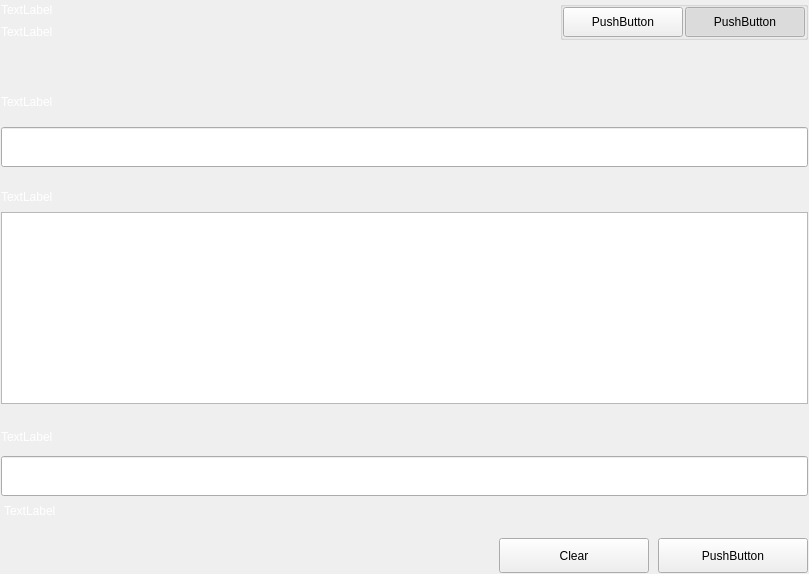
<?xml version="1.0" encoding="UTF-8"?>
<ui version="4.0">
 <class>SettingsSignMessageWidgets</class>
 <widget class="QWidget" name="SettingsSignMessageWidgets">
  <property name="geometry">
   <rect>
    <x>0</x>
    <y>0</y>
    <width>809</width>
    <height>574</height>
   </rect>
  </property>
  <property name="windowTitle">
   <string>Form</string>
  </property>
  <layout class="QVBoxLayout" name="verticalLayout">
   <property name="spacing">
    <number>0</number>
   </property>
   <property name="leftMargin">
    <number>0</number>
   </property>
   <property name="topMargin">
    <number>0</number>
   </property>
   <property name="rightMargin">
    <number>0</number>
   </property>
   <property name="bottomMargin">
    <number>0</number>
   </property>
   <item>
    <widget class="QWidget" name="left" native="true">
     <layout class="QVBoxLayout" name="verticalLayout_3">
      <property name="leftMargin">
       <number>0</number>
      </property>
      <property name="topMargin">
       <number>0</number>
      </property>
      <property name="rightMargin">
       <number>0</number>
      </property>
      <property name="bottomMargin">
       <number>0</number>
      </property>
      <item>
       <widget class="QWidget" name="container_sign" native="true">
        <layout class="QVBoxLayout" name="verticalLayout_2">
         <property name="spacing">
          <number>0</number>
         </property>
         <property name="leftMargin">
          <number>1</number>
         </property>
         <property name="topMargin">
          <number>1</number>
         </property>
         <property name="rightMargin">
          <number>1</number>
         </property>
         <property name="bottomMargin">
          <number>1</number>
         </property>
         <item>
          <layout class="QHBoxLayout" name="horizontalLayout_3" stretch="3,1">
           <property name="spacing">
            <number>5</number>
           </property>
           <item>
            <layout class="QVBoxLayout" name="verticalLayoutTitle">
             <property name="spacing">
              <number>5</number>
             </property>
             <item>
              <widget class="QLabel" name="labelTitle">
               <property name="styleSheet">
                <string notr="true">color:white;</string>
               </property>
               <property name="text">
                <string>TextLabel</string>
               </property>
              </widget>
             </item>
             <item>
              <widget class="QLabel" name="labelSubtitle1">
               <property name="minimumSize">
                <size>
                 <width>550</width>
                 <height>0</height>
                </size>
               </property>
               <property name="maximumSize">
                <size>
                 <width>550</width>
                 <height>16777215</height>
                </size>
               </property>
               <property name="styleSheet">
                <string notr="true">color:white;</string>
               </property>
               <property name="text">
                <string>TextLabel</string>
               </property>
               <property name="wordWrap">
                <bool>true</bool>
               </property>
              </widget>
             </item>
            </layout>
           </item>
           <item alignment="Qt::AlignRight|Qt::AlignTop">
            <widget class="QWidget" name="containerSwitch" native="true">
             <property name="styleSheet">
              <string notr="true">#containerSwitch{
	padding-top:9px;
}</string>
             </property>
             <layout class="QVBoxLayout" name="verticalLayout_6">
              <property name="spacing">
               <number>4</number>
              </property>
              <property name="leftMargin">
               <number>0</number>
              </property>
              <property name="topMargin">
               <number>0</number>
              </property>
              <property name="rightMargin">
               <number>0</number>
              </property>
              <property name="bottomMargin">
               <number>0</number>
              </property>
              <item alignment="Qt::AlignRight">
               <widget class="QGroupBox" name="groupBox">
                <property name="sizePolicy">
                 <sizepolicy hsizetype="Fixed" vsizetype="Preferred">
                  <horstretch>0</horstretch>
                  <verstretch>0</verstretch>
                 </sizepolicy>
                </property>
                <property name="title">
                 <string/>
                </property>
                <property name="alignment">
                 <set>Qt::AlignRight|Qt::AlignTop|Qt::AlignTrailing</set>
                </property>
                <layout class="QHBoxLayout" name="horizontalLayout_4">
                 <property name="spacing">
                  <number>2</number>
                 </property>
                 <property name="leftMargin">
                  <number>0</number>
                 </property>
                 <property name="topMargin">
                  <number>0</number>
                 </property>
                 <property name="rightMargin">
                  <number>0</number>
                 </property>
                 <property name="bottomMargin">
                  <number>0</number>
                 </property>
                 <item>
                  <widget class="QPushButton" name="pushSign">
                   <property name="minimumSize">
                    <size>
                     <width>120</width>
                     <height>30</height>
                    </size>
                   </property>
                   <property name="maximumSize">
                    <size>
                     <width>120</width>
                     <height>30</height>
                    </size>
                   </property>
                   <property name="text">
                    <string>PushButton</string>
                   </property>
                   <property name="checkable">
                    <bool>true</bool>
                   </property>
                   <property name="autoExclusive">
                    <bool>true</bool>
                   </property>
                  </widget>
                 </item>
                 <item>
                  <widget class="QPushButton" name="pushVerify">
                   <property name="minimumSize">
                    <size>
                     <width>120</width>
                     <height>30</height>
                    </size>
                   </property>
                   <property name="maximumSize">
                    <size>
                     <width>120</width>
                     <height>30</height>
                    </size>
                   </property>
                   <property name="text">
                    <string>PushButton</string>
                   </property>
                   <property name="checkable">
                    <bool>true</bool>
                   </property>
                   <property name="checked">
                    <bool>true</bool>
                   </property>
                   <property name="autoExclusive">
                    <bool>true</bool>
                   </property>
                  </widget>
                 </item>
                </layout>
               </widget>
              </item>
             </layout>
            </widget>
           </item>
          </layout>
         </item>
         <item>
          <spacer name="verticalSpacer_2">
           <property name="orientation">
            <enum>Qt::Vertical</enum>
           </property>
           <property name="sizeType">
            <enum>QSizePolicy::MinimumExpanding</enum>
           </property>
           <property name="sizeHint" stdset="0">
            <size>
             <width>20</width>
             <height>30</height>
            </size>
           </property>
          </spacer>
         </item>
         <item>
          <widget class="QWidget" name="containerAddress" native="true">
           <property name="sizePolicy">
            <sizepolicy hsizetype="Preferred" vsizetype="Fixed">
             <horstretch>0</horstretch>
             <verstretch>0</verstretch>
            </sizepolicy>
           </property>
           <layout class="QVBoxLayout" name="verticalLayout_5" stretch="0,0">
            <property name="spacing">
             <number>15</number>
            </property>
            <property name="leftMargin">
             <number>0</number>
            </property>
            <property name="topMargin">
             <number>0</number>
            </property>
            <property name="rightMargin">
             <number>0</number>
            </property>
            <property name="bottomMargin">
             <number>0</number>
            </property>
            <item>
             <widget class="QLabel" name="labelSubtitleAddress">
              <property name="minimumSize">
               <size>
                <width>0</width>
                <height>20</height>
               </size>
              </property>
              <property name="maximumSize">
               <size>
                <width>16777215</width>
                <height>20</height>
               </size>
              </property>
              <property name="styleSheet">
               <string notr="true">color:white;</string>
              </property>
              <property name="text">
               <string>TextLabel</string>
              </property>
             </widget>
            </item>
            <item>
             <widget class="QLineEdit" name="addressIn_SM">
              <property name="minimumSize">
               <size>
                <width>0</width>
                <height>40</height>
               </size>
              </property>
              <property name="maximumSize">
               <size>
                <width>16777215</width>
                <height>40</height>
               </size>
              </property>
             </widget>
            </item>
           </layout>
          </widget>
         </item>
         <item>
          <spacer name="verticalSpacer_3">
           <property name="orientation">
            <enum>Qt::Vertical</enum>
           </property>
           <property name="sizeType">
            <enum>QSizePolicy::Fixed</enum>
           </property>
           <property name="sizeHint" stdset="0">
            <size>
             <width>20</width>
             <height>20</height>
            </size>
           </property>
          </spacer>
         </item>
         <item>
          <layout class="QVBoxLayout" name="verticalLayout_9">
           <property name="spacing">
            <number>5</number>
           </property>
           <item>
            <widget class="QLabel" name="labelSubtitleMessage">
             <property name="minimumSize">
              <size>
               <width>0</width>
               <height>20</height>
              </size>
             </property>
             <property name="maximumSize">
              <size>
               <width>16777215</width>
               <height>20</height>
              </size>
             </property>
             <property name="styleSheet">
              <string notr="true">color:white;</string>
             </property>
             <property name="text">
              <string>TextLabel</string>
             </property>
            </widget>
           </item>
           <item>
            <widget class="QPlainTextEdit" name="messageIn_SM">
             <property name="minimumSize">
              <size>
               <width>0</width>
               <height>0</height>
              </size>
             </property>
             <property name="maximumSize">
              <size>
               <width>16777215</width>
               <height>16777215</height>
              </size>
             </property>
            </widget>
           </item>
          </layout>
         </item>
         <item>
          <spacer name="verticalSpacer_4">
           <property name="orientation">
            <enum>Qt::Vertical</enum>
           </property>
           <property name="sizeType">
            <enum>QSizePolicy::Fixed</enum>
           </property>
           <property name="sizeHint" stdset="0">
            <size>
             <width>20</width>
             <height>20</height>
            </size>
           </property>
          </spacer>
         </item>
         <item>
          <widget class="QWidget" name="widget" native="true">
           <property name="minimumSize">
            <size>
             <width>0</width>
             <height>75</height>
            </size>
           </property>
           <property name="maximumSize">
            <size>
             <width>16777215</width>
             <height>16777215</height>
            </size>
           </property>
           <layout class="QVBoxLayout" name="verticalLayout_4">
            <property name="leftMargin">
             <number>0</number>
            </property>
            <property name="topMargin">
             <number>0</number>
            </property>
            <property name="rightMargin">
             <number>0</number>
            </property>
            <property name="bottomMargin">
             <number>0</number>
            </property>
            <item>
             <widget class="QLabel" name="labelSubtitleSignature">
              <property name="minimumSize">
               <size>
                <width>0</width>
                <height>20</height>
               </size>
              </property>
              <property name="maximumSize">
               <size>
                <width>16777215</width>
                <height>20</height>
               </size>
              </property>
              <property name="styleSheet">
               <string notr="true">color:white;</string>
              </property>
              <property name="text">
               <string>TextLabel</string>
              </property>
             </widget>
            </item>
            <item>
             <widget class="QLineEdit" name="signatureOut_SM">
              <property name="minimumSize">
               <size>
                <width>0</width>
                <height>40</height>
               </size>
              </property>
             </widget>
            </item>
           </layout>
          </widget>
         </item>
         <item>
          <widget class="QLabel" name="statusLabel_SM">
           <property name="styleSheet">
            <string notr="true">padding-top:5px; color:white;</string>
           </property>
           <property name="text">
            <string>TextLabel</string>
           </property>
          </widget>
         </item>
         <item>
          <spacer name="verticalSpacer">
           <property name="orientation">
            <enum>Qt::Vertical</enum>
           </property>
           <property name="sizeType">
            <enum>QSizePolicy::Fixed</enum>
           </property>
           <property name="sizeHint" stdset="0">
            <size>
             <width>20</width>
             <height>20</height>
            </size>
           </property>
          </spacer>
         </item>
         <item>
          <layout class="QHBoxLayout" name="horizontalLayout_7">
           <property name="spacing">
            <number>9</number>
           </property>
           <item>
            <spacer name="horizontalSpacer_5">
             <property name="orientation">
              <enum>Qt::Horizontal</enum>
             </property>
             <property name="sizeType">
              <enum>QSizePolicy::Expanding</enum>
             </property>
             <property name="sizeHint" stdset="0">
              <size>
               <width>40</width>
               <height>20</height>
              </size>
             </property>
            </spacer>
           </item>
           <item>
            <widget class="QPushButton" name="pushButtonClear">
             <property name="minimumSize">
              <size>
               <width>150</width>
               <height>35</height>
              </size>
             </property>
             <property name="maximumSize">
              <size>
               <width>16777215</width>
               <height>35</height>
              </size>
             </property>
             <property name="text">
              <string>Clear</string>
             </property>
            </widget>
           </item>
           <item>
            <widget class="QPushButton" name="pushButtonSave">
             <property name="minimumSize">
              <size>
               <width>150</width>
               <height>35</height>
              </size>
             </property>
             <property name="maximumSize">
              <size>
               <width>150</width>
               <height>35</height>
              </size>
             </property>
             <property name="text">
              <string>PushButton</string>
             </property>
            </widget>
           </item>
          </layout>
         </item>
        </layout>
       </widget>
      </item>
     </layout>
    </widget>
   </item>
  </layout>
 </widget>
 <resources/>
 <connections/>
</ui>
